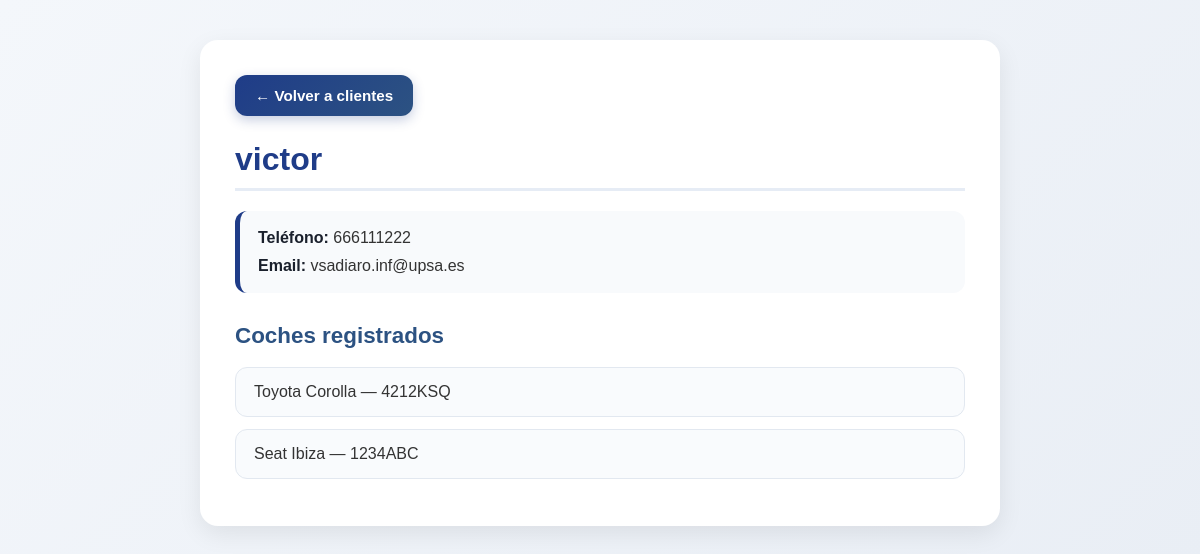
Screenshot of /gestion/clientes/1/ with the database file from the repository.
### app_gestionar_taller/models.py (models this page shows, shortened)
class Cliente(models.Model):
    nombre = models.CharField(max_length=100)
    telefono = models.CharField(max_length=15)
    email = models.EmailField()

class Coche(models.Model):
    cliente = models.ForeignKey(Cliente, on_delete=models.CASCADE)
    marca = models.CharField(max_length=50)
    modelo = models.CharField(max_length=50)
    matricula = models.CharField(max_length=10, unique=True)

### app_gestionar_taller/views.py (the view)
# urls.py: path('clientes/<int:cliente_id>/', detalle_cliente, name='detalle_cliente'),
def detalle_cliente(request, cliente_id):
    cliente = get_object_or_404(Cliente, id=cliente_id)
    coches = Coche.objects.filter(cliente=cliente)
    contexto = {
        'cliente': cliente,
        'coches': coches,
    }
    return render(request, 'detalle_cliente.html', contexto)

### app_gestionar_taller/templates/detalle_cliente.html (shortened to what this page needs)
<!DOCTYPE html>
<html lang="es">
<head>
</head>
<body>
    <div class="container">
        <a href="{% url 'lista_clientes' %}" class="back-button">← Volver a clientes</a>
        <h1>{{ cliente.nombre }}</h1>
        <div class="info">
            <p><strong>Teléfono:</strong> {{ cliente.telefono }}</p>
            <p><strong>Email:</strong> {{ cliente.email }}</p>
        </div>
        <h2>Coches registrados</h2>
        {% if coches %}
            <ul>
                {% for coche in coches %}
                <li>{{ coche.marca }} {{ coche.modelo }} — {{ coche.matricula }}</li>
                {% endfor %}
            </ul>
        {% else %}
            <p class="empty-message">Este cliente no tiene coches registrados en el taller.</p>
        {% endif %}
    </div>
</body>
</html>

### app_gestionar_taller/templates/detalle_cliente.html (style rules this page uses)
* { box-sizing: border-box; margin: 0; padding: 0; }
body { font-family: Arial, Helvetica, sans-serif; background: linear-gradient(135deg, #f4f7fb, #e9eef5); color: #333; padding: 40px 20px; }
.container { max-width: 800px; margin: 0 auto; background: #fff; border-radius: 18px; box-shadow: 0 8px 24px rgba(0, 0, 0, 0.08); padding: 35px; }
.back-button { display: inline-block; margin-bottom: 25px; padding: 12px 20px; background: linear-gradient(135deg, #1f3c88, #2c5282); color: white; text-decoration: none; font-size: 0.95rem; font-weight: bold; border-radius: 12px; box-shadow: 0 4px 12px rgba(31, 60, 136, 0.25); transition: all 0.25s ease; }
h1 { font-size: 2rem; color: #1f3c88; margin-bottom: 20px; border-bottom: 3px solid #e6ecf5; padding-bottom: 10px; }
.info { background: #f8fafc; border-left: 5px solid #1f3c88; padding: 18px; border-radius: 12px; margin-bottom: 30px; }
.info p { margin-bottom: 10px; font-size: 1rem; }
.info p:last-child { margin-bottom: 0; }
h2 { font-size: 1.4rem; color: #2c5282; margin-bottom: 18px; }
ul { list-style: none; padding: 0; }
li { background: #f9fbfd; border: 1px solid #e2e8f0; padding: 15px 18px; border-radius: 12px; margin-bottom: 12px; transition: transform 0.2s ease, box-shadow 0.2s ease; }
strong { color: #1a202c; }

### rows the page displays
Cliente: nombre "victor", telefono "666111222", email "vsadiaro.inf@upsa.es"
Coche: marca "Toyota", modelo "Corolla", matricula "4212KSQ"
Coche: marca "Seat", modelo "Ibiza", matricula "1234ABC"
